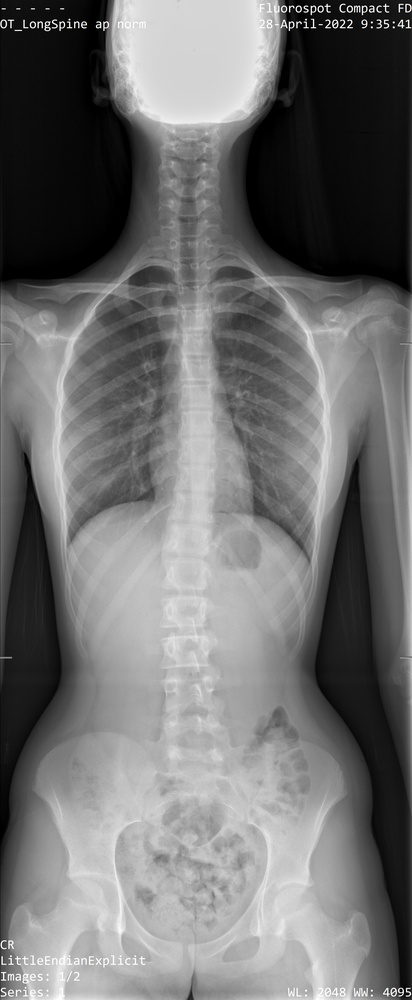
#> input picture uploads/c1_p-00001.jpg, 412 x 1000 px, shrunk from 2424 x 5879 before the run
$ python -i preprocessing.py   (imports and definitions only)   (older library calls are emulated)
#> lines starting #> are read from the running program, lines starting #| are printed output that depends on the picture
#> further down, picture is the input picture: shape (1000, 412, 3); mean B, G, R 112.6, 112.6, 112.6
import cv2
import sys
import os
import numpy as np
from matplotlib import pyplot as plt
import pandas as pd
import math

from scipy.interpolate import PPoly, splder, splev, splrep

# Automatic brightness and contrast optimization with optional histogram clipping
# works on greyScale image
# [129 lines left out: functions automatic_brightness_and_contrast, intensity_projection, detect_spine, not called in this run]


### Uses Fourier transformation to filter high frequency noise
def FF_denoising(image, r=8, hpf=0):
#> called with r = 8, hpf = 0
    print("Running FF_denoising with r={} and hpf={} \n".format(r, hpf))
    image = cv2.cvtColor(image, cv2.COLOR_BGR2GRAY)
    image = np.float32(image)
    dft = cv2.dft(image, flags=cv2.DFT_COMPLEX_OUTPUT)
    dft_shift = np.fft.fftshift(dft)
    magnitude_spectrum = 20 * np.log(cv2.magnitude(dft_shift[:, :, 0], dft_shift[:, :, 1]))
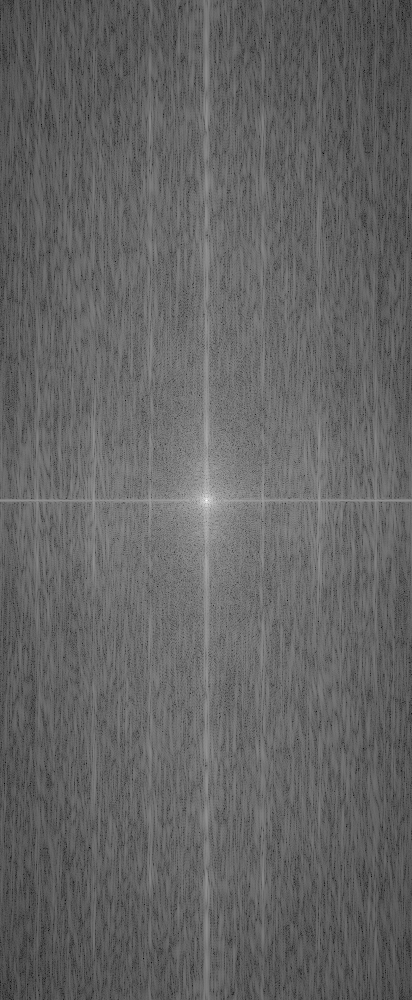
#> magnitude_spectrum: shape (1000, 412) float32; min 35.15, max 353, mean 160.5; drawn with min black and max white


    rows, cols = image.shape
#> rows = 1000; cols = 412
    crow, ccol = int(rows / 2), int(cols / 2)
#> crow = 500; ccol = 206

    mask = np.zeros((rows, cols, 2), np.uint8)

    center = [crow, ccol]
#> center = [500, 206]
    x, y = np.ogrid[:rows, :cols]
#> x = 1000 values from 0 to 999
    mask_area = (x - center[0]) ** 2 + (y - center[1]) ** 2 <= r*r
    if hpf==1:
        mask[:] = 1
        mask[mask_area] = 0
    else:
        mask[mask_area] = 1

    fshift = dft_shift * mask
    fshift_mask_mag = cv2.magnitude(fshift[:, :, 0], fshift[:, :, 1])
    f_ishift = np.fft.ifftshift(fshift)
    img_back = cv2.idft(f_ishift)
    img_back = cv2.magnitude(img_back[:, :, 0], img_back[:, :, 1])
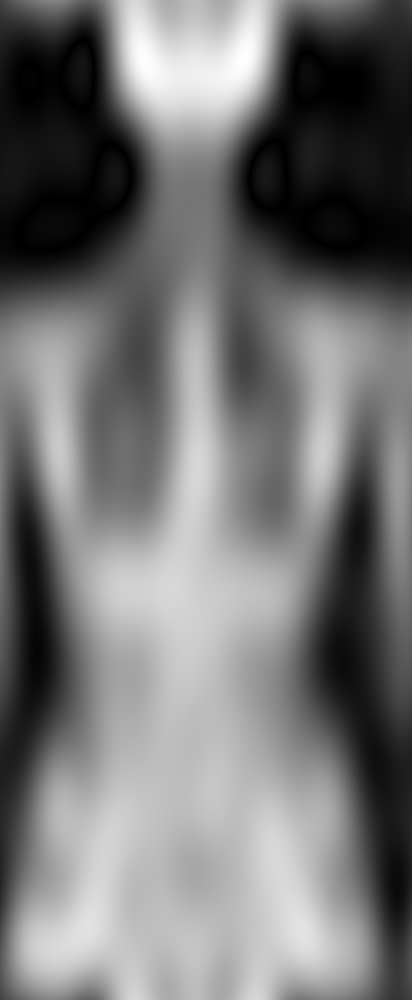
#> img_back: shape (1000, 412) float32; min 110, max 100971952, mean 46555264; drawn with min black and max white


    ### Reconstruct and normalize image values
    min, max =np.amin(image, (0,1)), np.amax(image, (0,1))
#> min = 0; max = 255
    min, max = np.amin(img_back, (0,1)), np.amax(img_back, (0,1))
#> min = 110; max = 100971952
    img_back = cv2.normalize(img_back,None, alpha=0, beta=252, norm_type=cv2.NORM_MINMAX,dtype=cv2.CV_8U)
    min, max = np.amin(img_back, (0,1)), np.amax(img_back, (0,1))
#> min = 0; max = 252

    plt.subplot(141),plt.imshow(image, cmap = 'gray')
    plt.title('Input Image'), plt.xticks([]), plt.yticks([])
    plt.subplot(142),plt.imshow(magnitude_spectrum, cmap = 'gray')
    plt.title('Magnitude Spectrum'), plt.xticks([]), plt.yticks([])
    plt.subplot(143),plt.imshow(fshift_mask_mag, cmap = 'gray')
    plt.title('Mask 2'), plt.xticks([]), plt.yticks([])
    plt.subplot(144),plt.imshow(img_back, cmap = 'gray')
    plt.title('image back'), plt.xticks([]), plt.yticks([])
    # cv2.imshow('image back norm', img_back)
    # plt.show()

    return img_back


# Contrast Limited Adaptive Histogram Equalization
# [127 lines left out: functions adaptive_equalization, pyramid, kmean, compute_psnr, compute_snr, not called in this run]

>>> import cv2
>>> picture = cv2.imread('uploads/c1_p-00001.jpg')
>>> result = FF_denoising(picture)
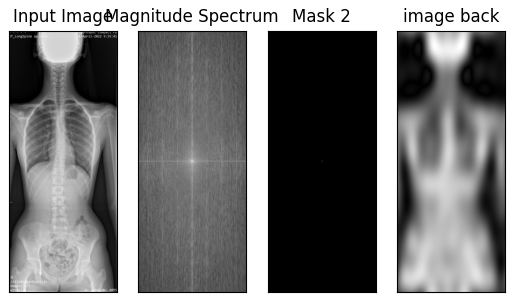
#> figure drawn by matplotlib, 4 panels
